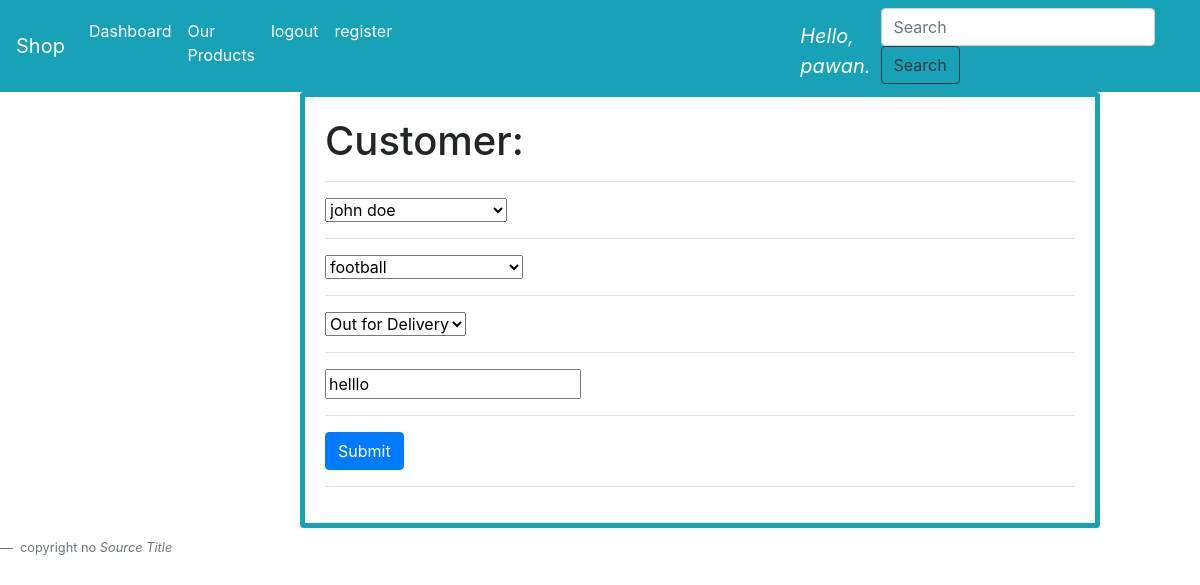
Screenshot of /update/43 (signed in) with the database file from the repository.
### accounts/models.py (models this page shows, shortened)
class Order(models.Model):
    STATUS = [
        ('Pending', 'Pending'),
        ('Out for Delivery', 'Out for Delivery'),
        ('Delivered', 'Delivered'),
    ]
    customer = models.ForeignKey(Customer, null=True, on_delete=models.SET_NULL)
    product = models.ForeignKey(Product, null=True, on_delete=models.SET_NULL)
    status = models.CharField(max_length=200, null=True, choices=STATUS)
    date_created = models.DateTimeField(auto_now_add=True, null=True)
    note = models.CharField(max_length=200, null=True)

### accounts/views.py (the view)
# urls.py: path("update/<str:pk_update>", views.updateorder, name="update"),
@login_required(login_url='login')
def updateorder(request, pk_update):
    order = Order.objects.get(id=pk_update)
    form = OrderForm(instance=order)
    if request.method == 'POST':
        print('printing post:', request.POST)
        form = OrderForm(request.POST)
        if form.is_valid():
            form.save()
    context = {'forms': form}
    return render(request, 'accounts/forms.html', context)

### accounts/forms.py
class OrderForm(ModelForm):
    class Meta:
        model= Order
        fields ='__all__'

### accounts/models.py (called while the page is built)
    def __str__(self):
        return self.name

    def __str__(self):
        return self.name

### accounts/templates/accounts/forms.html (shortened to what this page needs)
{% extends 'accounts/main.html' %} {% load static %} {% block content %}
<div class="card" style="width: 50rem; margin-left: 300px">
  <div class="card-body">
  <h1>Customer: {{customer.name}}</h1>
  <hr>
    <form action="" method="POST">
      {% for form in forms %}
      {{form}}
      <hr>
      {% endfor %}
      <button type="submit" class="btn btn-primary" name='submit' method='POST'>Submit</button>
      <hr>
    </form>
  </div>
</div>
{% endblock content %}

### accounts/templates/accounts/navbar.html (shortened to what this page needs)
{% block navbar %}
<nav class="navbar navbar-expand-lg navbar-dark bg-info">
  <a class="navbar-brand" href="{% url 'home' %}">Shop</a>
  <div class="collapse navbar-collapse" id="navbarSupportedContent">
    <ul class="navbar-nav mr-auto">
      <li class="nav-item active">
        <a class="nav-link" href="{% url 'home' %}">
        Dashboard
        </a>
      </li>
      <li>
        <a class="nav-link active" href="{% url 'products' %}">Our Products</a>
      </li>
      <li>
        <a class="nav-link active" href="{% url 'logout' %}">logout</a>
      </li>
      <li>
        <a class="nav-link active" href="{% url 'register' %}">register</a>
      </li>
     <li class="nav-item active active" style="font-size: 20px; color: white; padding-right:10px;padding-left:400px; padding-top:10px;"><i>Hello, {{request.user}}.</i> </li>
    </ul>
    <form class="form-inline my-2 my-lg-0">
      <input
        class="form-control mr-sm-2"
        type="search"
        placeholder="Search"
        aria-label="Search"
      />
      <button class="btn btn-outline-dark my-2 my-sm-0" type="submit">
        Search
      </button>
    </form>
  </div>
</nav>
{% endblock %}

### static/css/main.css (style rules this page uses)
.card { margin-bottom: 10px; border-width: thick; border-style: solid; border-color:#17A2B8; }

### rows the page displays
Order: forms "john doe" "football" "Out for Delivery" "helllo"

### other values shown
{{ request.user }} "pawan"
